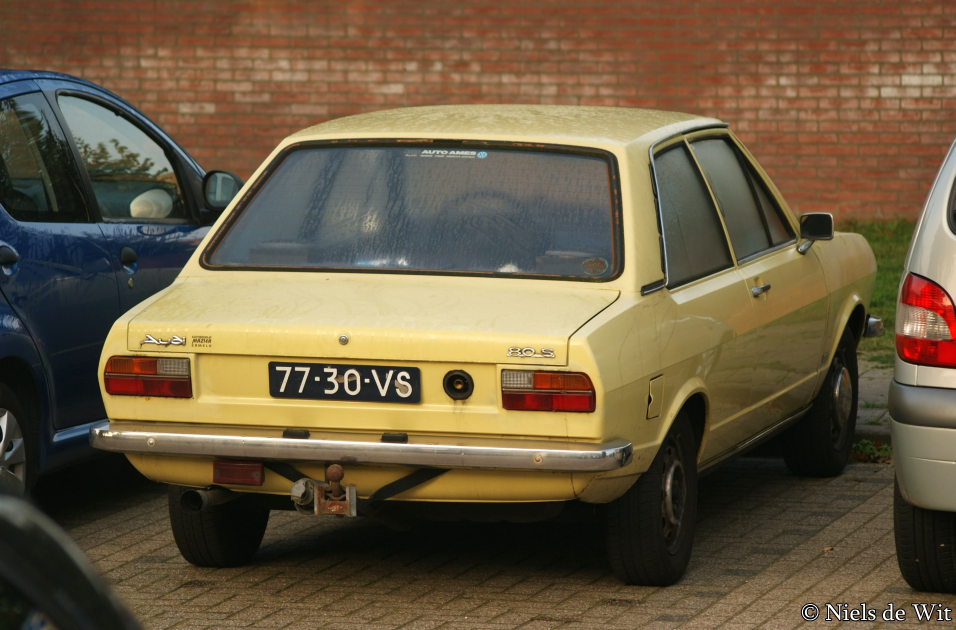
#> input picture photos/audi/1973_Audi_80_S_15234908532_.jpg, 2866 x 1890 px (shown at 1/3 size)
$ python -i r5prep.py   (imports and definitions only)
#> lines starting #> are read from the running program, lines starting #| are printed output that depends on the picture; after the words box and inside, x2 and y2 are one past the last pixel; in counts of white or black regions, pixels touching at a corner belong together
import sys; sys.path.insert(0,"/home/claude/vid/src")
import numpy as np
from PIL import Image, ImageDraw, ImageFilter
from scipy import ndimage
from price_sl import recolor_silver
D="/home/claude/vid/r5/photos/"
def largest(im):
    a=np.array(im); m=a[...,3]>40; lab,n=ndimage.label(m)
    if n>1:
        sz=ndimage.sum(m,lab,range(1,n+1)); keep=lab==(1+int(np.argmax(sz)))
        keep=ndimage.binary_fill_holes(keep); a[...,3]=np.where(ndimage.binary_dilation(keep,iterations=3),a[...,3],0)
    return Image.fromarray(a)
def fill(im,poly,col,shade=0.0,blur=3):
    lay=Image.new("RGBA",im.size,(0,0,0,0)); d=ImageDraw.Draw(lay); d.polygon(poly,fill=tuple(col)+(255,))
    a=np.array(lay).astype(np.float32)
    if shade:
        ys=np.arange(im.height)[:,None]; y0=min(p[1] for p in poly); y1=max(p[1] for p in poly)
        f=1-shade*np.clip((ys-y0)/(y1-y0+1),0,1); a[...,:3]*=f[...,None]
    lay=Image.fromarray(a.clip(0,255).astype(np.uint8)); m=lay.split()[3].filter(ImageFilter.GaussianBlur(blur))
    out=im.copy(); base=out.convert("RGB"); base.paste(lay.convert("RGB"),(0,0),m); out=Image.merge("RGBA",(*base.split(),im.split()[3])); return out
def glass(im,poly):
    """replace window area with dark tinted glass + soft reflection (hides people behind the car)"""
    a=np.array(im).astype(np.float32); m=Image.new("L",im.size,0); ImageDraw.Draw(m).polygon(poly,fill=255)
    m=np.asarray(m.filter(ImageFilter.GaussianBlur(2))).astype(np.float32)/255
    bl=np.asarray(im.convert("RGB").filter(ImageFilter.GaussianBlur(28))).astype(np.float32)
    lum=bl.mean(-1,keepdims=True); g=lum*0.22+np.array([18,22,28])
    H,W=m.shape; yy,xx=np.mgrid[0:H,0:W]; streak=np.exp(-((xx*0.55+yy)-(min(p[0] for p in poly)*0.55+min(p[1] for p in poly)+140))**2/(2*45**2))
    g=g+streak[...,None]*55
    a[...,:3]=a[...,:3]*(1-m[...,None])+g*m[...,None]; return Image.fromarray(a.clip(0,255).astype(np.uint8))
# 1972 orange R5 TL – plate off, glass tinted (people behind)
# [1 line not run here, left out]
# [1 line that did not run here, left out]
# [1 line that did not run here, left out]
# [1 line that did not run here, left out]
# [1 line that did not run here, left out]
# [1 line that did not run here, left out]
# [4 lines not run here, left out]
# [1 line that did not run here, left out]
# [3 lines not run here, left out]
sh=Image.new("RGB",(2000,1500),(0,160,80))
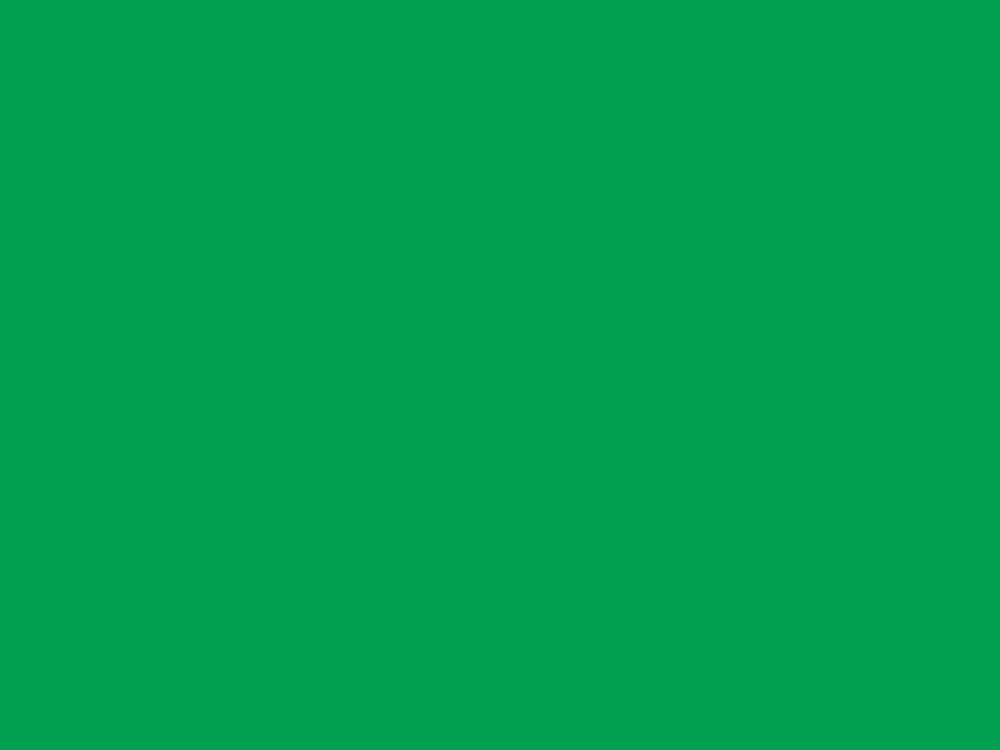
#> sh: PIL image 2000x1500 RGB (shown at 1/2 size); mean R, G, B 0, 160, 80
# [3 lines not run here, left out]

>>> import cv2
>>> picture = cv2.imread('../../photos/audi/1973_Audi_80_S_15234908532_.jpg', cv2.IMREAD_GRAYSCALE)
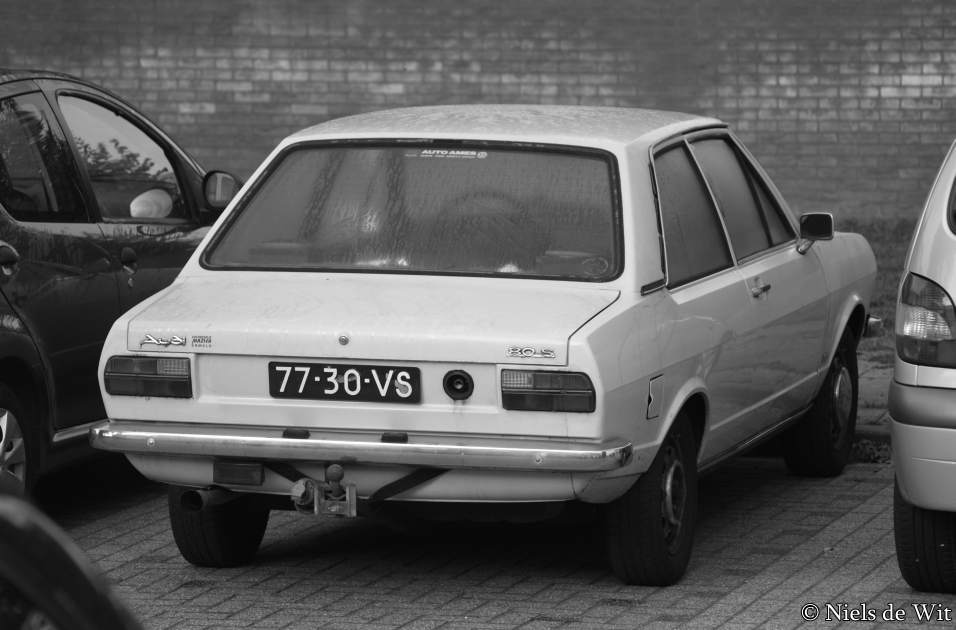
#> picture: shape (1890, 2866) (shown at 1/3 size); min 0, max 255, mean 93.3
>>> result = largest(picture)
#> in largest, `lab, n = ndimage.label(m)`: lab = 1890 values, max 19 at index 1480, min 0 at index 250, mean 3.74; n = 19
#> in largest, `sz = ndimage.sum(m, lab, range(1, n + 1))`: sz = 19 values, max 250 at index 0, min 2 at index 5, mean 45.53
#> in largest, `a[..., 3] = np.where(ndimage.binary_dilation(keep, iterations=3), a[..`: a: shape (1890, 2866); 0.03% of pixels changed, all inside (x1, y1, x2, y2) = (3, 253, 4, 1890)

$ run again, on photos/audi2/2023_Audi_A4_B9_Avant_Allroad_-_left-side_steering_wheel_controls.jpg
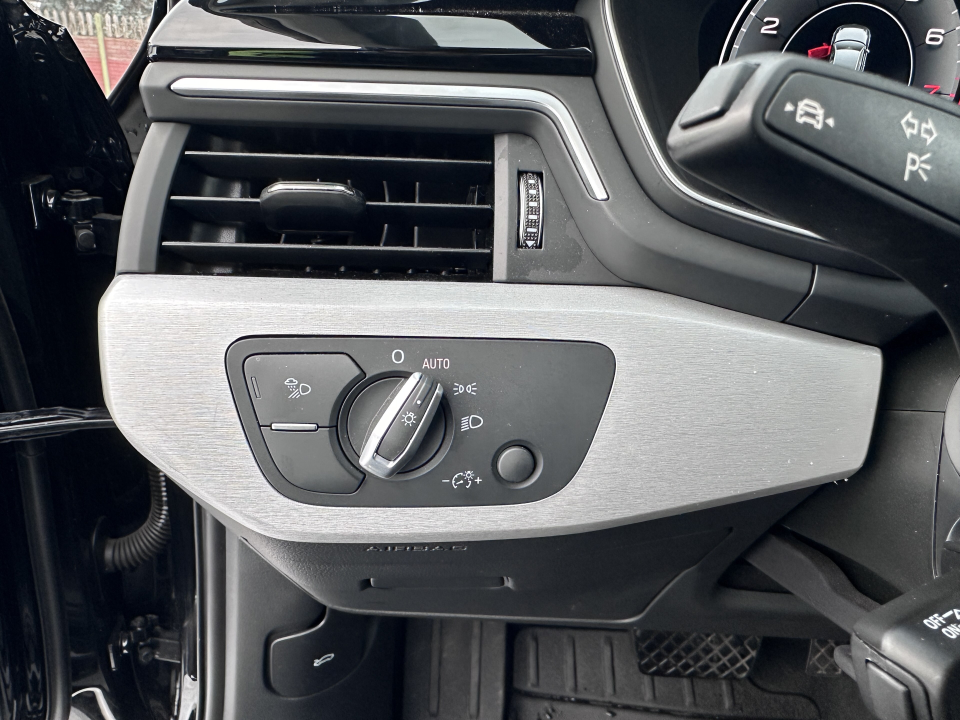
#> input picture photos/audi2/2023_Audi_A4_B9_Avant_Allroad_-_left-side_steering_wheel_controls.jpg, 3840 x 2880 px (shown at 1/4 size)
#> lab = 2880 values, max 9 at index 2859, min 0 at index 0, mean 0.279; n = 9
#> sz = [14, 32, 10, 23, 6, 4, 48, 3, 21]
#> in largest, `a[..., 3] = np.where(ndimage.binary_dilation(keep, iterations=3), a[..`:
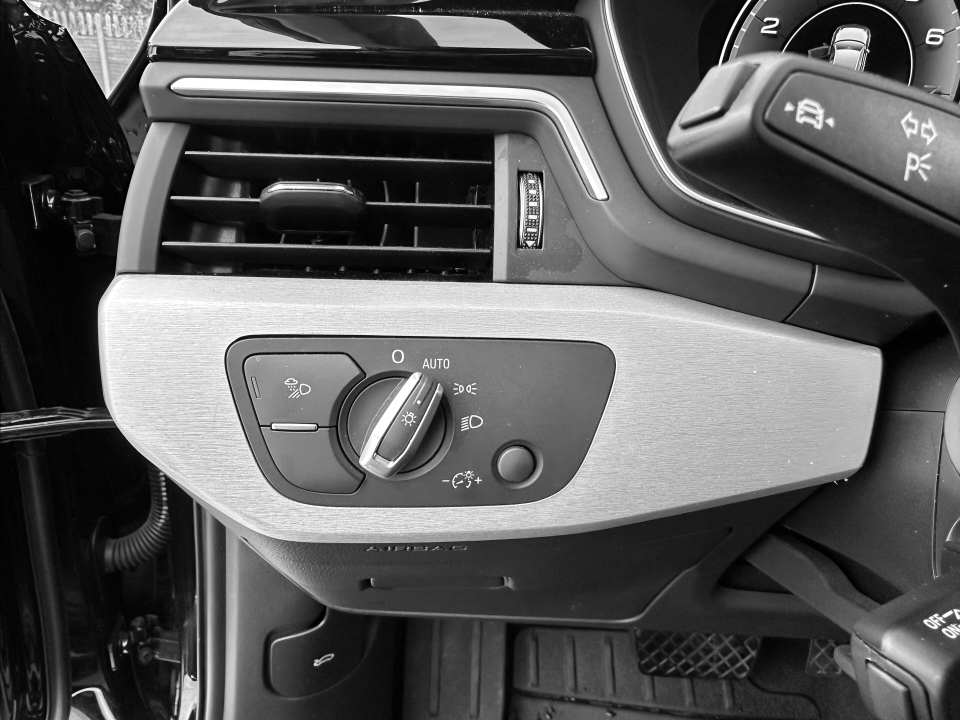
#> a: shape (2880, 3840) (shown at 1/4 size); min 0, max 255, mean 91
